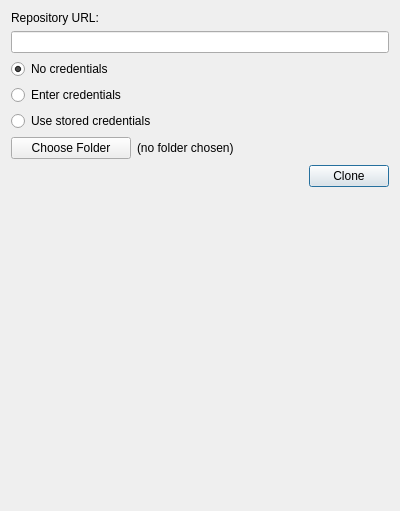
<?xml version="1.0" encoding="UTF-8"?>
<ui version="4.0">
 <class>ClonePanel</class>
 <widget class="QWidget" name="ClonePanel">
  <property name="geometry">
   <rect>
    <x>0</x>
    <y>0</y>
    <width>400</width>
    <height>511</height>
   </rect>
  </property>
  <property name="windowTitle">
   <string/>
  </property>
  <layout class="QVBoxLayout" name="verticalLayout">
   <item>
    <widget class="QLabel" name="serverLabel">
     <property name="text">
      <string>Repository URL:</string>
     </property>
    </widget>
   </item>
   <item>
    <widget class="QLineEdit" name="server"/>
   </item>
   <item>
    <widget class="QRadioButton" name="noCredentialsRadio">
     <property name="text">
      <string>No credentials</string>
     </property>
     <property name="checked">
      <bool>true</bool>
     </property>
    </widget>
   </item>
   <item>
    <widget class="QRadioButton" name="enterCredentialsRadio">
     <property name="text">
      <string>Enter credentials</string>
     </property>
    </widget>
   </item>
   <item>
    <widget class="QRadioButton" name="useStoredCredentialsRadio">
     <property name="text">
      <string>Use stored credentials</string>
     </property>
    </widget>
   </item>
   <item>
    <widget class="QWidget" name="horizontalLayoutWidget" native="true">
     <layout class="QHBoxLayout" name="horizontalLayout_2">
      <property name="leftMargin">
       <number>0</number>
      </property>
      <property name="topMargin">
       <number>0</number>
      </property>
      <property name="rightMargin">
       <number>0</number>
      </property>
      <property name="bottomMargin">
       <number>0</number>
      </property>
      <item>
       <widget class="QPushButton" name="chooseFolderButton">
        <property name="sizePolicy">
         <sizepolicy hsizetype="MinimumExpanding" vsizetype="Fixed">
          <horstretch>0</horstretch>
          <verstretch>0</verstretch>
         </sizepolicy>
        </property>
        <property name="maximumSize">
         <size>
          <width>120</width>
          <height>16777215</height>
         </size>
        </property>
        <property name="text">
         <string>Choose Folder</string>
        </property>
       </widget>
      </item>
      <item>
       <widget class="QLabel" name="chosenDirectoryLabel">
        <property name="sizePolicy">
         <sizepolicy hsizetype="Expanding" vsizetype="Preferred">
          <horstretch>0</horstretch>
          <verstretch>0</verstretch>
         </sizepolicy>
        </property>
        <property name="text">
         <string>(no folder chosen)</string>
        </property>
       </widget>
      </item>
     </layout>
    </widget>
   </item>
   <item>
    <widget class="QWidget" name="horizontalLayoutWidget_2" native="true">
     <layout class="QHBoxLayout" name="horizontalLayout" stretch="0,0">
      <property name="leftMargin">
       <number>0</number>
      </property>
      <property name="topMargin">
       <number>0</number>
      </property>
      <property name="rightMargin">
       <number>0</number>
      </property>
      <property name="bottomMargin">
       <number>0</number>
      </property>
      <item>
       <spacer name="horizontalSpacer">
        <property name="orientation">
         <enum>Qt::Horizontal</enum>
        </property>
        <property name="sizeHint" stdset="0">
         <size>
          <width>223</width>
          <height>20</height>
         </size>
        </property>
       </spacer>
      </item>
      <item>
       <widget class="QPushButton" name="cloneButton">
        <property name="text">
         <string>Clone</string>
        </property>
        <property name="autoDefault">
         <bool>true</bool>
        </property>
        <property name="default">
         <bool>true</bool>
        </property>
        <property name="flat">
         <bool>false</bool>
        </property>
       </widget>
      </item>
     </layout>
    </widget>
   </item>
   <item>
    <spacer name="verticalSpacer">
     <property name="orientation">
      <enum>Qt::Vertical</enum>
     </property>
     <property name="sizeHint" stdset="0">
      <size>
       <width>20</width>
       <height>40</height>
      </size>
     </property>
    </spacer>
   </item>
  </layout>
 </widget>
 <resources/>
 <connections/>
</ui>
